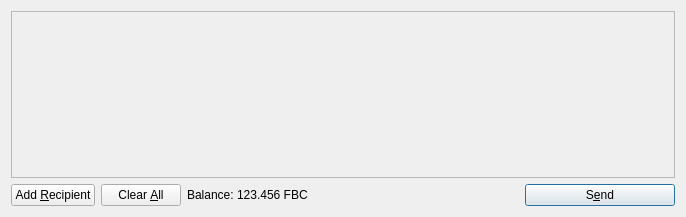
<?xml version="1.0" encoding="UTF-8"?>
<ui version="4.0">
 <class>SendCoinsDialog</class>
 <widget class="QDialog" name="SendCoinsDialog">
  <property name="geometry">
   <rect>
    <x>0</x>
    <y>0</y>
    <width>686</width>
    <height>217</height>
   </rect>
  </property>
  <property name="windowTitle">
   <string>Send Coins</string>
  </property>
  <layout class="QVBoxLayout" name="verticalLayout">
   <item>
    <widget class="QScrollArea" name="scrollArea">
     <property name="widgetResizable">
      <bool>true</bool>
     </property>
     <widget class="QWidget" name="scrollAreaWidgetContents">
      <property name="geometry">
       <rect>
        <x>0</x>
        <y>0</y>
        <width>666</width>
        <height>165</height>
       </rect>
      </property>
      <layout class="QVBoxLayout" name="verticalLayout_2">
       <property name="margin">
        <number>0</number>
       </property>
       <item>
        <layout class="QVBoxLayout" name="entries">
         <property name="spacing">
          <number>6</number>
         </property>
        </layout>
       </item>
       <item>
        <spacer name="verticalSpacer">
         <property name="orientation">
          <enum>Qt::Vertical</enum>
         </property>
         <property name="sizeHint" stdset="0">
          <size>
           <width>20</width>
           <height>40</height>
          </size>
         </property>
        </spacer>
       </item>
      </layout>
     </widget>
    </widget>
   </item>
   <item>
    <layout class="QHBoxLayout" name="horizontalLayout">
     <item>
      <widget class="QPushButton" name="addButton">
       <property name="toolTip">
        <string>Send to multiple recipients at once</string>
       </property>
       <property name="text">
        <string>Add &amp;Recipient</string>
       </property>
       <property name="icon">
        <iconset resource="../bitcoin.qrc">
         <normaloff>:/icons/add</normaloff>:/icons/add</iconset>
       </property>
       <property name="autoDefault">
        <bool>false</bool>
       </property>
      </widget>
     </item>
     <item>
      <widget class="QPushButton" name="clearButton">
       <property name="sizePolicy">
        <sizepolicy hsizetype="Minimum" vsizetype="Fixed">
         <horstretch>0</horstretch>
         <verstretch>0</verstretch>
        </sizepolicy>
       </property>
       <property name="toolTip">
        <string>Remove all transaction fields</string>
       </property>
       <property name="text">
        <string>Clear &amp;All</string>
       </property>
       <property name="icon">
        <iconset resource="../bitcoin.qrc">
         <normaloff>:/icons/remove</normaloff>:/icons/remove</iconset>
       </property>
       <property name="autoRepeatDelay">
        <number>300</number>
       </property>
       <property name="autoDefault">
        <bool>false</bool>
       </property>
      </widget>
     </item>
     <item>
      <layout class="QHBoxLayout" name="horizontalLayout_2">
       <property name="spacing">
        <number>3</number>
       </property>
       <item>
        <widget class="QLabel" name="label">
         <property name="text">
          <string>Balance:</string>
         </property>
        </widget>
       </item>
       <item>
        <widget class="QLabel" name="labelBalance">
         <property name="cursor">
          <cursorShape>IBeamCursor</cursorShape>
         </property>
         <property name="text">
          <string>123.456 FBC</string>
         </property>
         <property name="textInteractionFlags">
          <set>Qt::LinksAccessibleByMouse|Qt::TextSelectableByKeyboard|Qt::TextSelectableByMouse</set>
         </property>
        </widget>
       </item>
      </layout>
     </item>
     <item>
      <spacer name="horizontalSpacer">
       <property name="orientation">
        <enum>Qt::Horizontal</enum>
       </property>
       <property name="sizeHint" stdset="0">
        <size>
         <width>40</width>
         <height>20</height>
        </size>
       </property>
      </spacer>
     </item>
     <item>
      <widget class="QPushButton" name="sendButton">
       <property name="minimumSize">
        <size>
         <width>150</width>
         <height>0</height>
        </size>
       </property>
       <property name="toolTip">
        <string>Confirm the send action</string>
       </property>
       <property name="text">
        <string>S&amp;end</string>
       </property>
       <property name="icon">
        <iconset resource="../bitcoin.qrc">
         <normaloff>:/icons/send</normaloff>:/icons/send</iconset>
       </property>
       <property name="default">
        <bool>true</bool>
       </property>
      </widget>
     </item>
    </layout>
   </item>
  </layout>
 </widget>
 <resources>
  <include location="../bitcoin.qrc"/>
 </resources>
 <connections/>
</ui>
